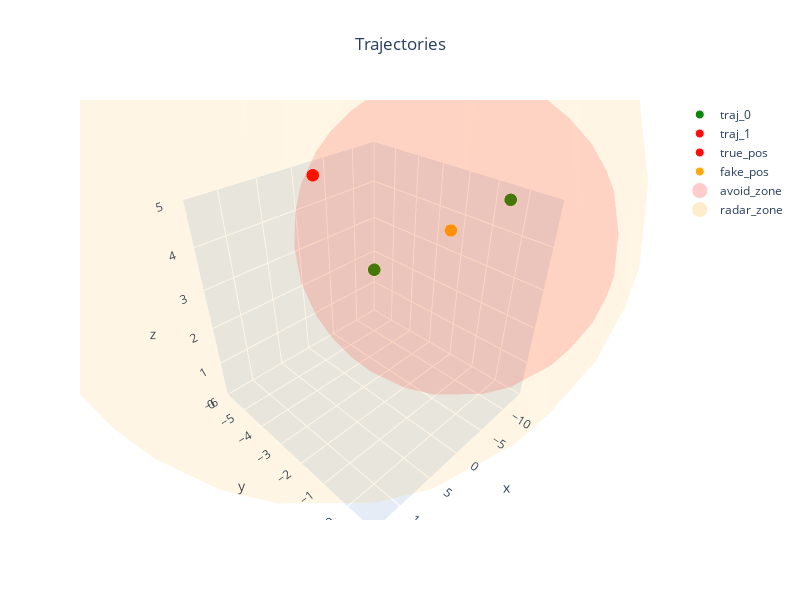

Write notebook code for a chart like this one.
### Markdown cell above
## Gazebo

### Code cell
gaz_config = ConfigGazebo(origin = enu_origin,
                          world_path="simulator/gazebo/worlds/runway.world")

for path,home,c in zip(base_paths,base_homes,colors):
    gaz_config.add(base_path=path,base_home=home,color=c)


true_pos = enu_origin.to_abs(base_homes[1]).to_abs(base_paths[1][0]).unpose()
fake_pos = enu_origin.to_abs(enu_origin).to_abs(ENU(x=0,y=0,z=5).pose()).unpose()

true_marker = GazWP(name="true_pos",
                    group="true_pos",
                    pos=true_pos,
                    color=Color.RED)
fake_marker = GazWP(name="fake_pos",
                group="fake_pos",
                pos=fake_pos,
                color=Color.ORANGE)

avoid_zone = GazWP(name="avoid_zone",
                group="avoid_zone",
                pos=fake_pos,
                color=Color.RED,
                radius=safety_radius,
                alpha=0.85)

radar_zone = GazWP(name="radar_zone",
                group="radar_zone",
                pos=true_pos,
                color=Color.ORANGE,
                radius=radar_radius,
                alpha=0.9)


gaz= Gazebo(gaz_config,gra_origin)
for mark in [true_marker,fake_marker,avoid_zone,radar_zone]:
    gaz.markers.append(mark)

gaz.show()

### Figure 1 — Plotly figure (JSON) as saved in the notebook; plotly's stock layout.template omitted (floating-point values rounded to 4 significant figures)
{"data": [{"marker": {"color": ["green", "green"], "opacity": 0.95, "size": [9, 9]}, "mode": "markers", "name": "traj_0", "type": "scatter3d", "x": [-10, 10], "y": [0, 0], "z": [5, 5]}, {"marker": {"color": ["red"], "opacity": 0.95, "size": [9]}, "mode": "markers", "name": "traj_1", "type": "scatter3d", "x": [0], "y": [-5], "z": [5]}, {"marker": {"color": ["red"], "opacity": 0.95, "size": [9]}, "mode": "markers", "name": "true_pos", "type": "scatter3d", "x": [0], "y": [-5], "z": [5]}, {"marker": {"color": ["orange"], "opacity": 0.95, "size": [9]}, "mode": "markers", "name": "fake_pos", "type": "scatter3d", "x": [0], "y": [0], "z": [5]}, {"marker": {"color": ["red"], "opacity": 0.15, "size": [225]}, "mode": "markers", "name": "avoid_zone", "type": "scatter3d", "x": [0], "y": [0], "z": [5]}, {"marker": {"color": ["orange"], "opacity": 0.1, "size": [450]}, "mode": "markers", "name": "radar_zone", "type": "scatter3d", "x": [0], "y": [-5], "z": [5]}], "layout": {"height": 600, "scene": {"xaxis": {"range": [-14, 14], "title": {"text": "x"}}, "yaxis": {"range": [-6, 1], "title": {"text": "y"}}, "zaxis": {"range": [0, 5], "title": {"text": "z"}}}, "showlegend": true, "title": {"text": "Trajectories", "x": 0.5, "xanchor": "center"}, "width": 800}}
